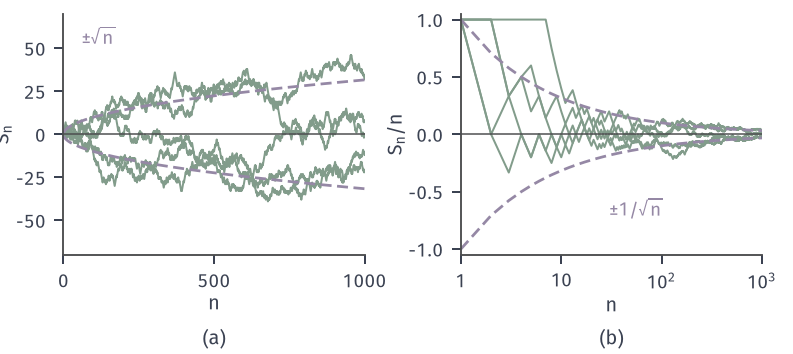

Write the Python code that produced this figure.
from pathlib import Path
import sys
HERE = Path(__file__).resolve().parent
sys.path.insert(0, str(HERE.parent/'lln-common'))
from lln_fig import *
# Five Rademacher random walks (steps +-1 with prob 1/2 each), seed 7, n = 1..1000.
# (a) raw partial sums S_n with the +-sqrt(n) standard-deviation envelope;
# (b) sample averages S_n/n with the +-1/sqrt(n) envelope.
rng = np.random.default_rng(7)
N, M = 1000, 5
S = np.cumsum(rademacher(rng, (M, N)), axis=1)
n = np.arange(1, N+1)
fig, (a, b) = figure(width_mm=112, height_mm=50, ncols=2)
panel(fig, left=.1, right=.96, bottom=.28, wspace=.34)
for s in S:
    a.plot(n, s, color=GREEN, lw=.8)
    b.plot(n, s/n, color=GREEN, lw=.8)
for sg in (1, -1):
    a.plot(n, sg*np.sqrt(n), color=PURPLE, lw=1.1, ls=DASH)
    b.plot(n, sg/np.sqrt(n), color=PURPLE, lw=1.1, ls=DASH)
a.axhline(0, color=STROKE, lw=.6); b.axhline(0, color=STROKE, lw=.6)
lab(a, 60, 50, r'$\pm\sqrt{n}$', PURPLE, ha='left', va='bottom')
lab(b, 30, -.75, r'$\pm1/\sqrt{n}$', PURPLE, ha='left', va='bottom')
b.set_xscale('log')
a.set_xlim(0, N); a.set_ylim(-70, 70); b.set_xlim(1, N); b.set_ylim(-1.05, 1.05)
a.set_xticks([0, 500, 1000]); logticks(b, [0, 1, 2, 3], 'x'); b.set_yticks([-1, -.5, 0, .5, 1])
axlab(a, '$n$', '$S_n$'); axlab(b, '$n$', r'$S_n/n$')
tags(fig, (a, b))
save(fig, HERE, 'figure', {'seed': 7, 'paths': M, 'n_max': N,
     'final_S': [int(x) for x in S[:, -1]], 'final_mean': [float(x) for x in S[:, -1]/N]})
